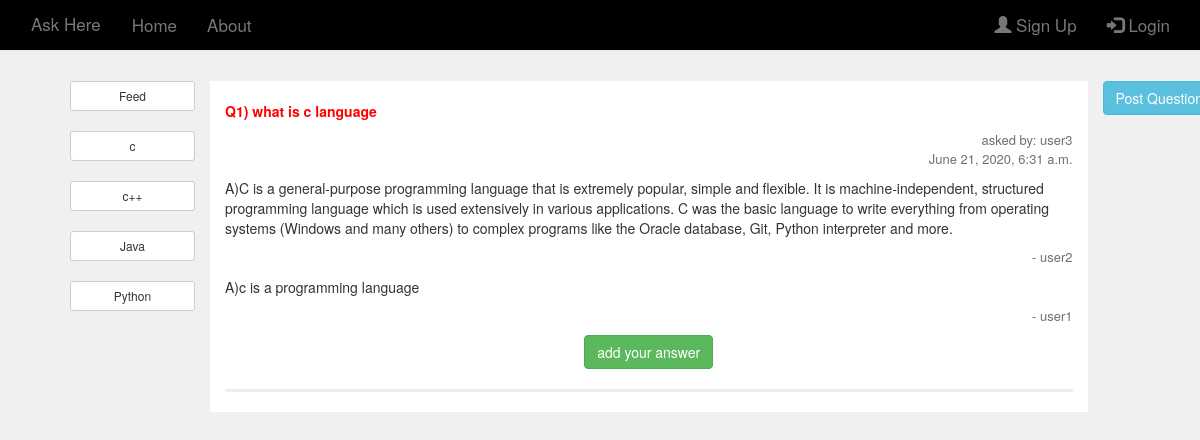
Before: /filter/1/ with the older database file.
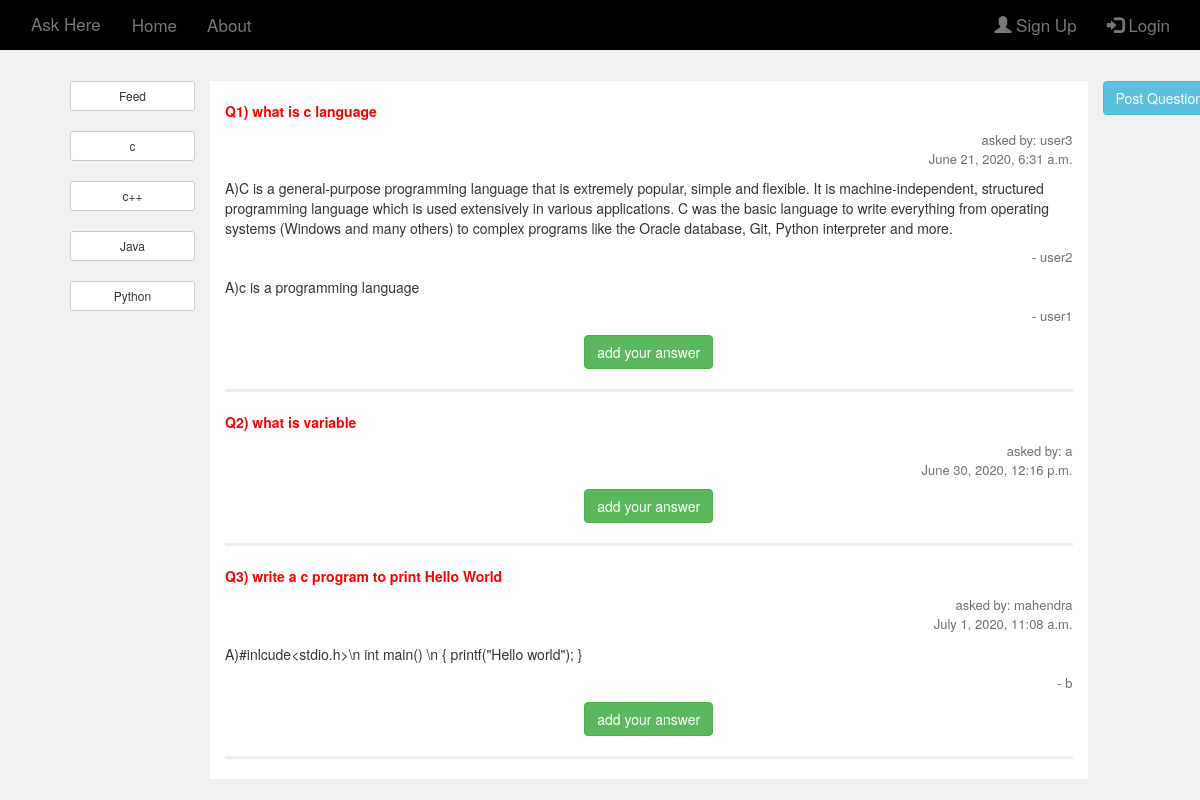
After: the same page with the newer database file.
### Ask/models.py (models this page shows)
class Interest(models.Model):
    topic = models.CharField(max_length=30)

class Question(models.Model):
    question_text = models.CharField(max_length=300)
    created_by = models.ForeignKey(UserLogin,on_delete = models.CASCADE)
    topic_id = models.ForeignKey(Interest,on_delete=models.CASCADE)
    created_date = models.DateTimeField()

class UserLogin(models.Model):
    username = models.CharField(max_length=20)
    password = models.CharField(max_length=20)
    email = models.EmailField()

class Answer(models.Model):
    que_id = models.ForeignKey(Question,on_delete=models.CASCADE)
    answer_text = models.CharField(max_length=2000)
    answerd_by = models.ForeignKey(UserLogin,on_delete=models.CASCADE)

### Ask/views.py (the view)
# urls.py: path('filter/<int:topic_id>/',filter_view,name='filter'),
def filter_view(request,topic_id):
    questions = Question.objects.filter(topic_id_id=topic_id)   # in operator in sql
    answers = dict()  # stores question_object as key and answers_list as value
    for i in questions:
        answers[i] = Answer.objects.filter(que_id_id=i.id)
    context = {'page':'home','answers':answers,'topics':topics}
    return render(request,'index.html',context)

### Ask/templates/index.html
{% extends 'base.html' %}
{% load static %}
{% block content2 %}
    {% if answers %}
        <br>
        {% for question,answer in answers.items %}
        <div>
            <p class="question-display">
               Q{{forloop.counter}}) {{ question.question_text }}
            </p>
            <p class="user-display">
                asked by:<span> {{  question.created_by.username }} </span>  <br>  <span> {{ question.created_date }}</span>
            </p>
            {% for a in answer %}
                <p class="answer-display">  A){{ a.answer_text }}  </p>
                <p class="user-display"> -<span> {{ a.answerd_by.username }} </span>  </p>
            {% endfor %}
            <div style="text-align: center;">
                <a href="{% url 'add_answer' que_id=question.id %}">
                    <button type="button" class="btn btn-success">add your answer </button>
                </a>
            </div>
            <hr style="border-width: 3px;">
        </div>
        {% endfor %}
    {% else %}
        <br>
        <p> Sorry, No questions Yet .</p>
            <a href="{% url 'post_question' %}">
                <button type="button" class="btn btn-info">Post Question</button>
            </a>
    {% endif %}
{% endblock %}

### Ask/templates/base.html (shortened to what this page needs)
{% load static %}
<!DOCTYPE  html>
<html >
<head>
    <link rel="stylesheet" href="https://maxcdn.bootstrapcdn.com/bootstrap/3.3.7/css/bootstrap.min.css"
>
    <link rel="stylesheet" href="{% static 'default.css' %}">
</head>
<body  style="background-color: #f0f0f0;">
        <nav class="navbar navbar-default navbar-fixed-top">
            <div class="container">
                <div class="navbar-header">
                    <a class="navbar-brand" href="{% url 'index' %}">Ask Here</a>
                  </div>
                <ul class="nav navbar-nav">
                    <li class ={% if page == 'index' %} "active" {% endif %} > <a href="{% url 'index' %}">Home</a> </li>
                    <li class ={% if page == 'about' %} "active" {% endif %} > <a href="{% url 'about' %}">About</a> </li>
                </ul>
                <ul class="nav navbar-nav navbar-right">
                    {% if user.is_authenticated %}
                        <li>  <a href="#" class="username-display"><p style="color: white;">{{ user.username }}</p>   </a>  </li>
                        <li>
                            <a href="{% url 'logout' %}" class="right-nav-display">
                              <button type="button" class="btn btn-danger">logout </button>
                            </a>
                        </li>
                    {%  else  %}
                    <li><a href="{% url 'signup' %}"><span class="glyphicon glyphicon-user"></span> Sign Up</a></li>
                    <li><a href="{% url 'login' %}"><span class="glyphicon glyphicon-log-in"></span> Login</a></li>
                    {% endif %}
                </ul>
            </div>
        </nav>
        <br><br> <hr>
        <div class="container">
            <div class="row">
                <div class="col-md-2">
                    <ul style="list-style-type:none;">
                        <li><a href="{% url 'index' %}">
                                <button class="btn btn-default btn-sm btn-block"> Feed  </button>
                            </a>
                        </li> <br>
                        {% for t in topics %}
                            <li>
                                <a href="{% url 'filter' topic_id=t.id %}" role="button">
                                    <button class="btn btn-default btn-sm btn-block">{{ t.topic }} </button>
                                </a>
                            </li>
                            <br>
                        {% endfor %}
                    </ul>
                </div>
                <div class="col-md-9 middle-display">
                    {% block content2 %}{% endblock %}
                </div>
                <div class="col-md-1">
                    <a href="{% url 'post_question' %}">
                        <button type="button" class="btn btn-info"> Post Question</button>
                    </a>
                </div>
            </div>
        </div>
</body>
</html>

Changed rows visible on the page:
added Question: question_text "what is variable", created_by.username "a", created_date "June 30, 2020, 12:16 p.m."
added Question: question_text "write a c program to print Hello World", created_by.username "mahendra", created_date "July 1, 2020, 11:08 a.m."
added Answer: answer_text "#inlcude<stdio.h>\\n int main() \\n { printf(\"Hello world\"); }", answerd_by.username "b", shown under "write a c program to print Hello World"
